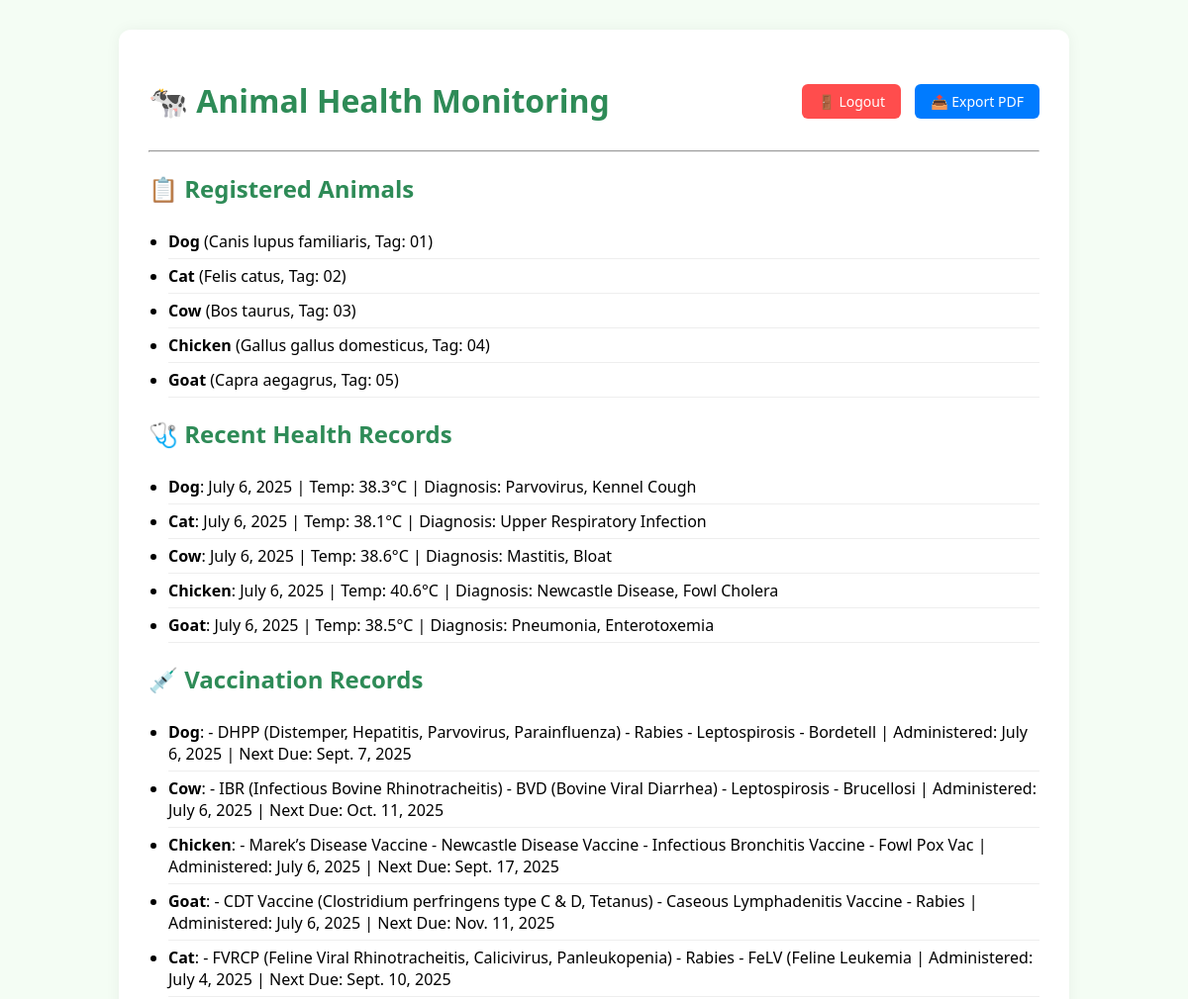
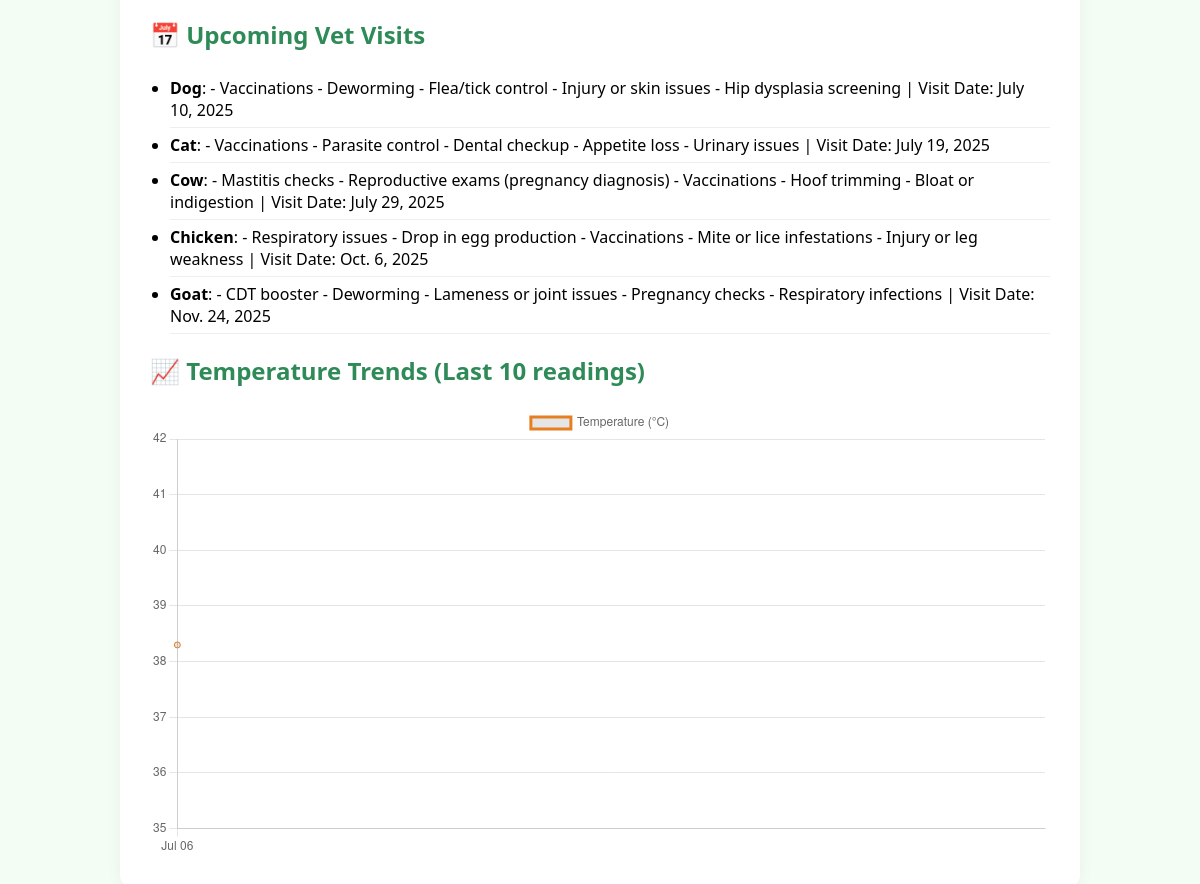
The app's page / (signed in) with its own data (2 pictures, top to bottom).
### monitor/models.py (models this page shows, shortened)
class Animal(models.Model):
    name = models.CharField(max_length=100)
    species = models.CharField(max_length=50)
    breed = models.CharField(max_length=50, blank=True)
    birth_date = models.DateField()
    gender = models.CharField(max_length=10)
    tag_number = models.CharField(max_length=30, unique=True)

class HealthRecord(models.Model):
    animal = models.ForeignKey(Animal, on_delete=models.CASCADE)
    date_recorded = models.DateField(auto_now_add=True)
    temperature = models.FloatField()
    symptoms = models.TextField()
    diagnosis = models.TextField()
    treatment = models.TextField()

class Vaccination(models.Model):
    animal = models.ForeignKey(Animal, on_delete=models.CASCADE)
    vaccine_name = models.CharField(max_length=100)
    date_administered = models.DateField()
    next_due = models.DateField()

class VetVisit(models.Model):
    animal = models.ForeignKey(Animal, on_delete=models.CASCADE)
    visit_date = models.DateField()
    reason = models.CharField(max_length=200)
    attended = models.BooleanField(default=False)

### monitor/views.py (the view)
# urls.py: path('', views.dashboard, name='dashboard'),
@login_required(login_url='login')
def dashboard(request):
    animals = Animal.objects.all()
    records = HealthRecord.objects.order_by('-date_recorded')[:5]
    vaccinations = Vaccination.objects.order_by('-date_administered')[:5]
    upcoming = VetVisit.objects.filter(visit_date__gte=date.today(), attended=False)
    first_animal = Animal.objects.first()
    temp_labels, temp_data = [], []
    if first_animal:
        history = HealthRecord.objects.filter(animal=first_animal).order_by('-date_recorded')[:10][::-1]
        temp_labels = [DateFormat(r.date_recorded).format('M d') for r in history]
        temp_data = [r.temperature for r in history]
    return render(request, 'dashboard.html', {
        'animals': animals,
        'records': records,
        'vaccinations': vaccinations,
        'upcoming_visits': upcoming,
        'temp_labels': temp_labels,
        'temp_data': temp_data,
    })

### monitor/templates/dashboard.html (shortened to what this page needs)
{% load static %}
<!DOCTYPE html>
<html lang="en">
<head>
    <link rel="stylesheet" href="{% static 'css/style.css' %}">
</head>
<body>
    <div class="container">
        <div style="display: flex; justify-content: space-between; align-items: center;">
            <h1>🐄 Animal Health Monitoring</h1>
            <div>
                <a href="{% url 'logout' %}" class="btn btn-logout">🚪 Logout</a>
                <a href="{% url 'export_pdf' %}" class="btn btn-export">📤 Export PDF</a>
            </div>
        </div>
        <hr>
        <h2>📋 Registered Animals</h2>
        <ul>
            {% for animal in animals %}
                <li><strong>{{ animal.name }}</strong> ({{ animal.species }}, Tag: {{ animal.tag_number }})</li>
            {% empty %}
                <li>No animals registered.</li>
            {% endfor %}
        </ul>
        <h2>🩺 Recent Health Records</h2>
        <ul>
            {% for record in records %}
                <li><strong>{{ record.animal.name }}</strong>: {{ record.date_recorded }} | Temp: {{ record.temperature }}°C | Diagnosis: {{ record.diagnosis }}</li>
            {% empty %}
                <li>No recent health records.</li>
            {% endfor %}
        </ul>
        <h2>💉 Vaccination Records</h2>
        <ul>
            {% for vac in vaccinations %}
                <li><strong>{{ vac.animal.name }}</strong>: {{ vac.vaccine_name }} | Administered: {{ vac.date_administered }} | Next Due: {{ vac.next_due }}</li>
            {% empty %}
                <li>No vaccinations recorded.</li>
            {% endfor %}
        </ul>
        <h2>📅 Upcoming Vet Visits</h2>
        <ul>
            {% for visit in upcoming_visits %}
                <li><strong>{{ visit.animal.name }}</strong>: {{ visit.reason }} | Visit Date: {{ visit.visit_date }}</li>
            {% empty %}
                <li>No upcoming vet visits scheduled.</li>
            {% endfor %}
        </ul>
        <h2>📈 Temperature Trends (Last 10 readings)</h2>
        <canvas id="tempChart" width="400" height="200"></canvas>
        <script>
            const ctx = document.getElementById("tempChart").getContext('2d');
            new Chart(ctx, {
                type: 'line',
                data: {
                    labels: {{ temp_labels|safe }},
                    datasets: [{
                        label: 'Temperature (°C)',
                        data: {{ temp_data|safe }},
                        borderColor: '#e67e22',
                        tension: 0.4,
                        fill: false
                    }]
                },
                options: {
                    responsive: true,
                    scales: {
                        y: {
                            beginAtZero: false,
                            min: 35,
                            max: 42
                        }
                    }
                }
            });
        </script>
    </div>
</body>
</html>

### monitor/static/css/style.css (style rules this page uses)
body { background-color: #f4fdf4; font-family: 'Segoe UI', sans-serif; margin: 0; padding: 0; }
.container { max-width: 900px; margin: 30px auto; background: white; padding: 30px; border-radius: 12px; box-shadow: 0 0 15px rgba(0,0,0,0.05); }
h1, h2 { color: #2e8b57; margin-top: 20px; }
ul { padding-left: 20px; }
li { padding: 6px 0; border-bottom: 1px solid #eee; font-size: 16px; }
.btn { padding: 8px 16px; text-decoration: none; border-radius: 6px; font-size: 14px; margin-left: 10px; }
.btn-logout { background-color: #ff4d4d; color: white; }
.btn-export { background-color: #007bff; color: white; }

### records on screen
Animal: name "Dog", species "Canis lupus familiaris", tag_number "01"
Animal: name "Cat", species "Felis catus", tag_number "02"
Animal: name "Cow", species "Bos taurus", tag_number "03"
Animal: name "Chicken", species "Gallus gallus domesticus", tag_number "04"
Animal: name "Goat", species "Capra aegagrus", tag_number "05"
HealthRecord: animal.name "Dog", date_recorded "July 6, 2025", temperature "38.3", diagnosis "Parvovirus, Kennel Cough"
HealthRecord: animal.name "Cat", date_recorded "July 6, 2025", temperature "38.1", diagnosis "Upper Respiratory Infection"
HealthRecord: animal.name "Cow", date_recorded "July 6, 2025", temperature "38.6", diagnosis "Mastitis, Bloat"
HealthRecord: animal.name "Chicken", date_recorded "July 6, 2025", temperature "40.6", diagnosis "Newcastle Disease, Fowl Cholera"
HealthRecord: animal.name "Goat", date_recorded "July 6, 2025", temperature "38.5", diagnosis "Pneumonia, Enterotoxemia"
Vaccination: animal.name "Dog", vaccine_name "- DHPP (Distemper, Hepatitis, Parvovirus, Parainfluenza) - Rabies - Leptospirosis - Bordetell", date_administered "July 6, 2025", next_due "Sept. 7, 2025"
Vaccination: animal.name "Cow", vaccine_name "- IBR (Infectious Bovine Rhinotracheitis) - BVD (Bovine Viral Diarrhea) - Leptospirosis - Brucellosi", date_administered "July 6, 2025", next_due "Oct. 11, 2025"
Vaccination: animal.name "Chicken", vaccine_name "- Marek’s Disease Vaccine - Newcastle Disease Vaccine - Infectious Bronchitis Vaccine - Fowl Pox Vac", date_administered "July 6, 2025", next_due "Sept. 17, 2025"
Vaccination: animal.name "Goat", vaccine_name "- CDT Vaccine (Clostridium perfringens type C & D, Tetanus) - Caseous Lymphadenitis Vaccine - Rabies", date_administered "July 6, 2025", next_due "Nov. 11, 2025"
Vaccination: animal.name "Cat", vaccine_name "- FVRCP (Feline Viral Rhinotracheitis, Calicivirus, Panleukopenia) - Rabies - FeLV (Feline Leukemia", date_administered "July 4, 2025", next_due "Sept. 10, 2025"
VetVisit: animal.name "Dog", reason "- Vaccinations - Deworming - Flea/tick control - Injury or skin issues - Hip dysplasia screening", visit_date "July 10, 2025"
VetVisit: animal.name "Cat", reason "- Vaccinations - Parasite control - Dental checkup - Appetite loss - Urinary issues", visit_date "July 19, 2025"
VetVisit: animal.name "Cow", reason "- Mastitis checks - Reproductive exams (pregnancy diagnosis) - Vaccinations - Hoof trimming - Bloat or indigestion", visit_date "July 29, 2025"
VetVisit: animal.name "Chicken", reason "- Respiratory issues - Drop in egg production - Vaccinations - Mite or lice infestations - Injury or leg weakness", visit_date "Oct. 6, 2025"
VetVisit: animal.name "Goat", reason "- CDT booster - Deworming - Lameness or joint issues - Pregnancy checks - Respiratory infections", visit_date "Nov. 24, 2025"
